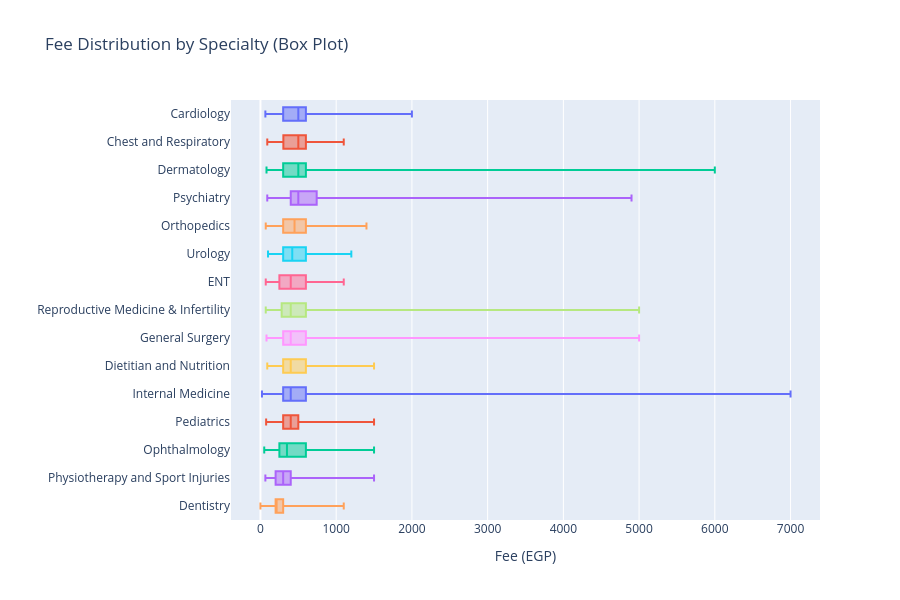

Source (notebook cell):
### Markdown cell above
### 🟢 1C — Box Plot: Fee Distribution by Specialty

📌 **What It Means:**
- Visualizes the distribution of consultation fees, highlighting key statistical metrics: minimum, maximum, median, and outliers.

💡 **Insight:**
- **High Price Variability:** Certain specialties, such as Psychiatry, exhibit a significant spread in pricing, indicating a lack of standardized fees in that field.

🧠 **Business Value for Vezeeta:**
- **Understand Price Spreads:** Gain clear visibility into the standard pricing ranges for each medical specialty.
- **Identify Abnormal Pricing (Anomaly Detection):** Detect outlier fees (doctors charging significantly higher or lower than the market average) to ensure fair pricing and maintain platform quality control.

### Code cell
## ── 1C. Box Plot — Fee Distribution per Specialty

spec_order = fee_by_spec['Speciality'].tolist()  # sorted by median
plot_df = df[df['Speciality'].isin(top15_specs)].copy()

fig = px.box(
    plot_df, x='fee', y='Speciality',
    category_orders={'Speciality': spec_order},
    title='Fee Distribution by Specialty (Box Plot)',
    labels={'fee': 'Fee (EGP)', 'Speciality': ''},
    color='Speciality',
    points=False,
    height=600
)
fig.update_layout(showlegend=False)
fig.show()

print('\n💡 Recommendation: Psychiatry has the highest fee variability — high earning potential but also outliers.')

### Figure 1 — Plotly figure (JSON) as saved in the notebook; plotly's stock layout.template omitted (floating-point values rounded to 4 significant figures; data arrays with more than 128 entries replaced by an {"elided": "..."} marker saying what was removed)
{"data": [{"alignmentgroup": "True", "boxpoints": false, "hovertemplate": "=%{y}<br>Fee (EGP)=%{x}<extra></extra>", "legendgroup": "Cardiology", "marker": {"color": "#636efa"}, "name": "Cardiology", "notched": false, "offsetgroup": "Cardiology", "orientation": "h", "showlegend": true, "type": "box", "x": {"elided": "944 int values"}, "x0": " ", "xaxis": "x", "y": {"elided": "944 str values"}, "y0": " ", "yaxis": "y"}, {"alignmentgroup": "True", "boxpoints": false, "hovertemplate": "=%{y}<br>Fee (EGP)=%{x}<extra></extra>", "legendgroup": "Chest and Respiratory", "marker": {"color": "#EF553B"}, "name": "Chest and Respiratory", "notched": false, "offsetgroup": "Chest and Respiratory", "orientation": "h", "showlegend": true, "type": "box", "x": {"elided": "423 int values"}, "x0": " ", "xaxis": "x", "y": {"elided": "423 str values"}, "y0": " ", "yaxis": "y"}, {"alignmentgroup": "True", "boxpoints": false, "hovertemplate": "=%{y}<br>Fee (EGP)=%{x}<extra></extra>", "legendgroup": "Dermatology", "marker": {"color": "#00cc96"}, "name": "Dermatology", "notched": false, "offsetgroup": "Dermatology", "orientation": "h", "showlegend": true, "type": "box", "x": {"elided": "760 int values"}, "x0": " ", "xaxis": "x", "y": {"elided": "760 str values"}, "y0": " ", "yaxis": "y"}, {"alignmentgroup": "True", "boxpoints": false, "hovertemplate": "=%{y}<br>Fee (EGP)=%{x}<extra></extra>", "legendgroup": "Psychiatry", "marker": {"color": "#ab63fa"}, "name": "Psychiatry", "notched": false, "offsetgroup": "Psychiatry", "orientation": "h", "showlegend": true, "type": "box", "x": {"elided": "891 int values"}, "x0": " ", "xaxis": "x", "y": {"elided": "891 str values"}, "y0": " ", "yaxis": "y"}, {"alignmentgroup": "True", "boxpoints": false, "hovertemplate": "=%{y}<br>Fee (EGP)=%{x}<extra></extra>", "legendgroup": "Orthopedics", "marker": {"color": "#FFA15A"}, "name": "Orthopedics", "notched": false, "offsetgroup": "Orthopedics", "orientation": "h", "showlegend": true, "type": "box", "x": {"elided": "1302 int values"}, "x0": " ", "xaxis": "x", "y": {"elided": "1302 str values"}, "y0": " ", "yaxis": "y"}, {"alignmentgroup": "True", "boxpoints": false, "hovertemplate": "=%{y}<br>Fee (EGP)=%{x}<extra></extra>", "legendgroup": "Urology", "marker": {"color": "#19d3f3"}, "name": "Urology", "notched": false, "offsetgroup": "Urology", "orientation": "h", "showlegend": true, "type": "box", "x": {"elided": "543 int values"}, "x0": " ", "xaxis": "x", "y": {"elided": "543 str values"}, "y0": " ", "yaxis": "y"}, {"alignmentgroup": "True", "boxpoints": false, "hovertemplate": "=%{y}<br>Fee (EGP)=%{x}<extra></extra>", "legendgroup": "ENT", "marker": {"color": "#FF6692"}, "name": "ENT", "notched": false, "offsetgroup": "ENT", "orientation": "h", "showlegend": true, "type": "box", "x": {"elided": "688 int values"}, "x0": " ", "xaxis": "x", "y": {"elided": "688 str values"}, "y0": " ", "yaxis": "y"}, {"alignmentgroup": "True", "boxpoints": false, "hovertemplate": "=%{y}<br>Fee (EGP)=%{x}<extra></extra>", "legendgroup": "Reproductive Medicine & Infertility", "marker": {"color": "#B6E880"}, "name": "Reproductive Medicine & Infertility", "notched": false, "offsetgroup": "Reproductive Medicine & Infertility", "orientation": "h", "showlegend": true, "type": "box", "x": {"elided": "1709 int values"}, "x0": " ", "xaxis": "x", "y": {"elided": "1709 str values"}, "y0": " ", "yaxis": "y"}, {"alignmentgroup": "True", "boxpoints": false, "hovertemplate": "=%{y}<br>Fee (EGP)=%{x}<extra></extra>", "legendgroup": "General Surgery", "marker": {"color": "#FF97FF"}, "name": "General Surgery", "notched": false, "offsetgroup": "General Surgery", "orientation": "h", "showlegend": true, "type": "box", "x": {"elided": "1232 int values"}, "x0": " ", "xaxis": "x", "y": {"elided": "1232 str values"}, "y0": " ", "yaxis": "y"}, {"alignmentgroup": "True", "boxpoints": false, "hovertemplate": "=%{y}<br>Fee (EGP)=%{x}<extra></extra>", "legendgroup": "Dietitian and Nutrition", "marker": {"color": "#FECB52"}, "name": "Dietitian and Nutrition", "notched": false, "offsetgroup": "Dietitian and Nutrition", "orientation": "h", "showlegend": true, "type": "box", "x": {"elided": "412 int values"}, "x0": " ", "xaxis": "x", "y": {"elided": "412 str values"}, "y0": " ", "yaxis": "y"}, {"alignmentgroup": "True", "boxpoints": false, "hovertemplate": "=%{y}<br>Fee (EGP)=%{x}<extra></extra>", "legendgroup": "Internal Medicine", "marker": {"color": "#636efa"}, "name": "Internal Medicine", "notched": false, "offsetgroup": "Internal Medicine", "orientation": "h", "showlegend": true, "type": "box", "x": {"elided": "1033 int values"}, "x0": " ", "xaxis": "x", "y": {"elided": "1033 str values"}, "y0": " ", "yaxis": "y"}, {"alignmentgroup": "True", "boxpoints": false, "hovertemplate": "=%{y}<br>Fee (EGP)=%{x}<extra></extra>", "legendgroup": "Pediatrics", "marker": {"color": "#EF553B"}, "name": "Pediatrics", "notched": false, "offsetgroup": "Pediatrics", "orientation": "h", "showlegend": true, "type": "box", "x": {"elided": "1078 int values"}, "x0": " ", "xaxis": "x", "y": {"elided": "1078 str values"}, "y0": " ", "yaxis": "y"}, {"alignmentgroup": "True", "boxpoints": false, "hovertemplate": "=%{y}<br>Fee (EGP)=%{x}<extra></extra>", "legendgroup": "Ophthalmology", "marker": {"color": "#00cc96"}, "name": "Ophthalmology", "notched": false, "offsetgroup": "Ophthalmology", "orientation": "h", "showlegend": true, "type": "box", "x": {"elided": "647 int values"}, "x0": " ", "xaxis": "x", "y": {"elided": "647 str values"}, "y0": " ", "yaxis": "y"}, {"alignmentgroup": "True", "boxpoints": false, "hovertemplate": "=%{y}<br>Fee (EGP)=%{x}<extra></extra>", "legendgroup": "Physiotherapy and Sport Injuries", "marker": {"color": "#ab63fa"}, "name": "Physiotherapy and Sport Injuries", "notched": false, "offsetgroup": "Physiotherapy and Sport Injuries", "orientation": "h", "showlegend": true, "type": "box", "x": {"elided": "666 int values"}, "x0": " ", "xaxis": "x", "y": {"elided": "666 str values"}, "y0": " ", "yaxis": "y"}, {"alignmentgroup": "True", "boxpoints": false, "hovertemplate": "=%{y}<br>Fee (EGP)=%{x}<extra></extra>", "legendgroup": "Dentistry", "marker": {"color": "#FFA15A"}, "name": "Dentistry", "notched": false, "offsetgroup": "Dentistry", "orientation": "h", "showlegend": true, "type": "box", "x": {"elided": "1308 int values"}, "x0": " ", "xaxis": "x", "y": {"elided": "1308 str values"}, "y0": " ", "yaxis": "y"}], "layout": {"boxmode": "overlay", "height": 600, "legend": {"title": {"text": ""}, "tracegroupgap": 0}, "showlegend": false, "title": {"text": "Fee Distribution by Specialty (Box Plot)"}, "xaxis": {"anchor": "y", "domain": [0, 1], "title": {"text": "Fee (EGP)"}}, "yaxis": {"anchor": "x", "categoryarray": ["Dentistry", "Physiotherapy and Sport Injuries", "Ophthalmology", "Pediatrics", "Internal Medicine", "Dietitian and Nutrition", "General Surgery", "Reproductive Medicine & Infertility", "ENT", "Urology", "Orthopedics", "Psychiatry", "Dermatology", "Chest and Respiratory", "Cardiology"], "categoryorder": "array", "domain": [0, 1], "title": {"text": ""}}}}
